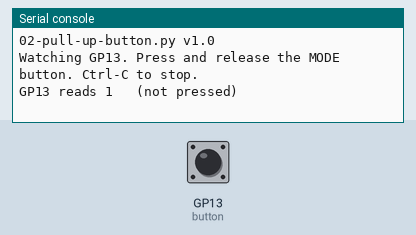
Simulated run of this program. Board: Raspberry Pi Pico running MicroPython. Parts: the last lines printed to the serial console. Inputs (shaded band) come from the test bench; at power-on: GP13 (button) HIGH.

Above: at 1.2 s.
1.3 s: GP13 (button) pulled LOW for 0.15 s
At 1.44 s:
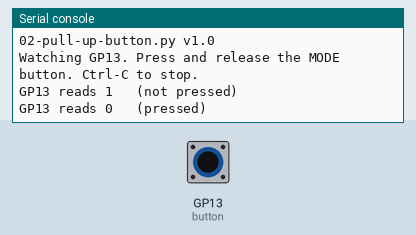
At 2.9 s:
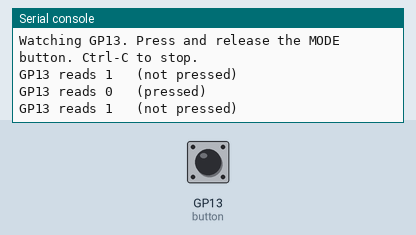

The program:

02-pull-up-button.py
```python
# Chapter 2, Test 02: A pull-up button
# Reads the MODE button (GP13) and prints each change. The pin is an input with
# the built-in pull-up, so it reads 1 when idle and 0 while pressed.
# Needs the MODE button wired as in the kit README.
#
# PASS: "1" before you press, "0" while you hold, "1" after you let go. Press
# Ctrl-C to stop; the program prints the last value it saw.
#
# The chapter's rule: "pressed" reads as 0 with a pull-up.

NAME = "02-pull-up-button.py"
VERSION = "1.0"
print("{} v{}".format(NAME, VERSION))

import time
from machine import Pin

PIN_NUMBER = 13

button = Pin(PIN_NUMBER, Pin.IN, Pin.PULL_UP)
last = None
print("Watching GP{}. Press and release the MODE button. Ctrl-C to stop.".format(
    PIN_NUMBER))

try:
    while True:
        value = button.value()
        if value != last:
            print("GP{} reads {}   ({})".format(
                PIN_NUMBER, value, "pressed" if value == 0 else "not pressed"))
            last = value
        time.sleep_ms(10)
except KeyboardInterrupt:
    print("Stopped. Last value:", last)
```

Measured:
- after the input at 1.3 s, the serial console: prints a new line at once (image 1)
